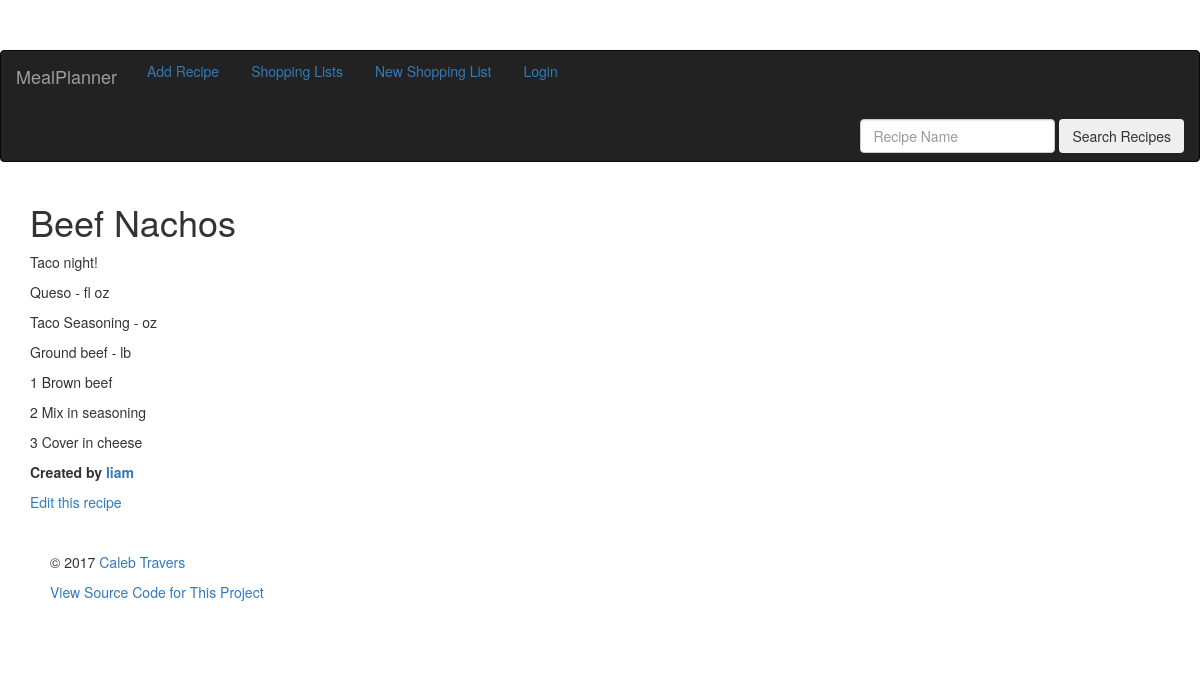
The page /mealplanner/10/ on the database its author committed.
### mealplanner/models.py (models this page shows, shortened)
class Recipe(models.Model):
    name = models.CharField(max_length=100)
    created = models.DateTimeField(auto_now_add = True)
    text = models.CharField(max_length=255)
    author = models.ForeignKey(User, blank=True, null=True)
    class Meta:
        ordering = ('name',)

class Ingredient(models.Model):
    CUP = 'CP'
    TABLESPOON = 'TB'
    TEASPOON = 'TS'
    POUND = 'LB'
    OUNCE = 'OZ'
    FLOUNCE = 'FO'
    NONE = 'NA'
    PRODUCE = 'PR'
    SPICES = 'SP'
    DAIRY = 'DY'
    MEAT = 'MT'
    FREEZER = 'FR'
    BAKING = 'BK'
    BAKERY = 'BY'
    CANNED = 'CN'
    UNIT_OF_MEASURE_CHOICES = (
        (CUP, 'Cup'),
        (TABLESPOON, 'tbs'),
        (TEASPOON, 'tsp'),
        (POUND, 'lb'),
        (OUNCE, 'oz'),
        (FLOUNCE, 'fl oz'),
        (NONE, 'none'),
    )
    CATEGORY_CHOICES = (
        (PRODUCE, 'Produce'),
        (SPICES, 'Spices'),
        (DAIRY, 'Dairy'),
        (MEAT, 'Meat'),
        (FREEZER, 'Refridgerated / Freezer'),
        (BAKING, 'Baking'),
        (BAKERY, 'Bakery'),
        (CANNED, 'Canned / Packaged'),
    )
    name = models.CharField(max_length=55)
    recipe = models.ForeignKey(Recipe)
    category = models.CharField(
        max_length=2,
        choices=CATEGORY_CHOICES,
    )
    quantity = DecimalFractionField(
        max_digits=4,
        decimal_places=2,
        limit_denominator=8,
        coerce_thirds=True,
    )
    unitOfMeasure = models.CharField(
        max_length=2,
        choices=UNIT_OF_MEASURE_CHOICES,
        default=CUP,
    )
    quantity_2 = DecimalFractionField(
        max_digits=4,
        decimal_places=2,
        limit_denominator=8,
        coerce_thirds=True,
        default=0,
        )
    unitOfMeasure_2 = models.CharField(
        max_length=2,
        choices=UNIT_OF_MEASURE_CHOICES,
        default=NONE,
    )
    class Meta:
        ordering = ('category',)

class Instruction(models.Model):
    recipe = models.ForeignKey(Recipe)
    number = models.PositiveSmallIntegerField()
    text = models.TextField()
    class Meta:
        ordering = ('number',)

### mealplanner/views.py (the view)
# urls.py: url(r'^(?P<pk>[0-9]+)/$', views.RecipeDetail.as_view(), name='recipe-detail'),
class RecipeDetail(generic.DetailView):
    model = Recipe
    template_name = 'mealplanner/recipe_detail.html'

### mealplanner/templates/mealplanner/recipe_detail.html (shortened to what this page needs)
{% extends "mealplanner/base.html" %}
{% block content %}
{% load fractions %}
<div class="container">
    <h1> {{ recipe.name }} </h1>
        <p> {{ recipe.text }} </p>
        {% for ingredient in recipe.ingredient_set.all %}
        <p> {{ ingredient.name }}
            - {% display_fraction ingredient.quantity allow_mixed_numbers=True %}
            {% if not ingredient.unitOfMeasure == 'NA' %}
            {{ ingredient.get_unitOfMeasure_display }}
            {% endif %}
        </p>
        {% endfor %}
        {% for instruction in recipe.instruction_set.all %}
        <p>
        {{ instruction.number }}
        {{ instruction.text }}
        </p>
        {% endfor %}
        {% if recipe.author %}
            <p><strong>Created by <a href="{% url 'mealplanner:user-recipes' pk=recipe.author.id %}">{{ recipe.author.username }}</a></strong></p>
        {% endif %}
        <a href="{% url 'mealplanner:recipe-update' recipe.pk %}">Edit this recipe</a>
</div>
{% endblock %}

### mealplanner/static/mealplanner/starter-template.css (style rules this page uses)
body { padding-top: 5rem; }

### rows shown on the page
Recipe: name "Beef Nachos", text "Taco night!", author.username "liam"
Ingredient: name "Queso", unitOfMeasure "fl oz"
Ingredient: name "Taco Seasoning", unitOfMeasure "oz"
Ingredient: name "Ground beef", unitOfMeasure "lb"
Instruction: number "1", text "Brown beef"
Instruction: number "2", text "Mix in seasoning"
Instruction: number "3", text "Cover in cheese"
